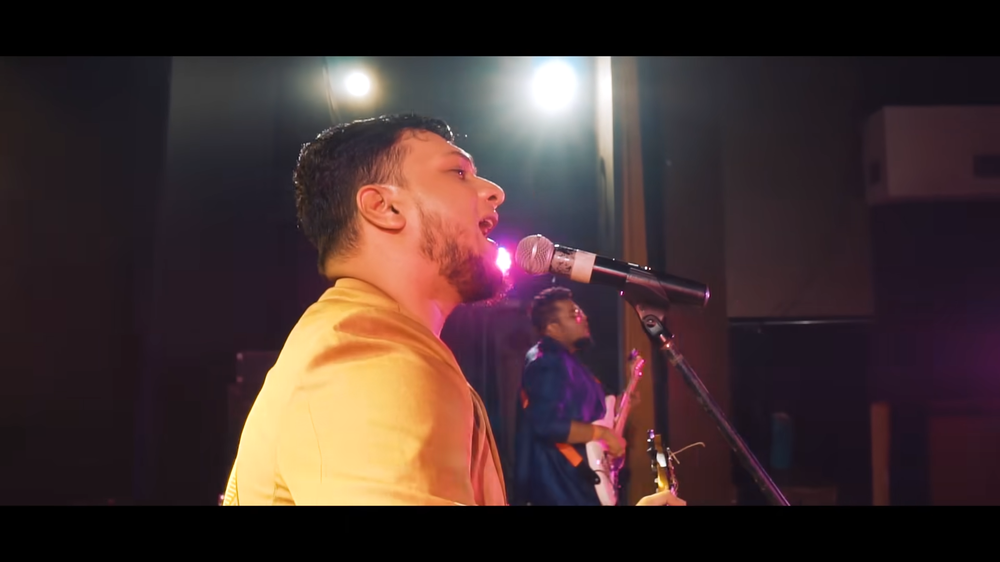
#> input picture image.png, 1000 x 562 px, shrunk from 1920 x 1080 before the run
$ python countours.py
#> lines starting #> are read from the running program, lines starting #| are printed output that depends on the picture; after the words box and inside, x2 and y2 are one past the last pixel; in counts of white or black regions, pixels touching at a corner belong together
import cv2
import numpy as np


img=cv2.imread('image.png')
#> img is the input picture: shape (562, 1000, 3); mean B, G, R 48, 48.6, 66.5

#cv2.imshow("photo",img)

blank=np.zeros(img.shape,dtype="uint8")
cv2.imshow("blank",blank)

gray=cv2.cvtColor(img,cv2.COLOR_BGR2GRAY)
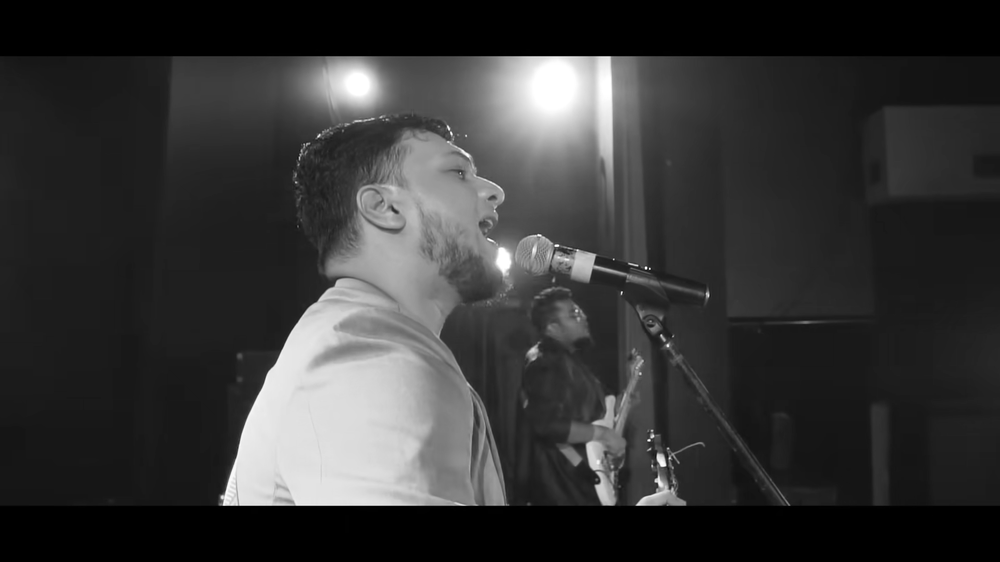
#> gray: shape (562, 1000); min 0, max 255, mean 53.8
cv2.imshow("gray_image",gray)

blur=cv2.GaussianBlur(gray,(5,5),cv2.BORDER_DEFAULT)
cv2.imshow("blur",blur)


canny=cv2.Canny(blur,125,175)
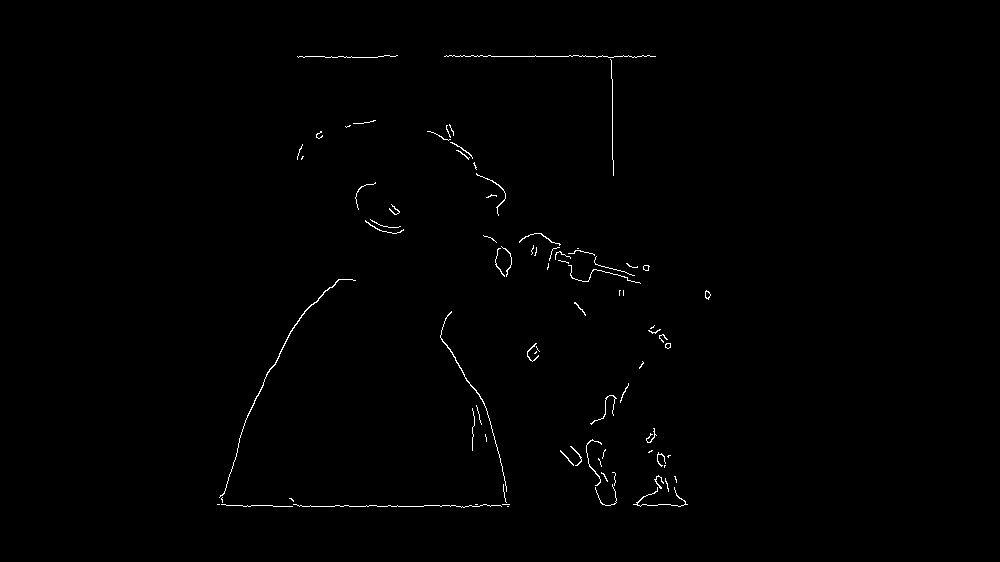
#> canny: shape (562, 1000); 0.56% white in thin lines or dots, all inside (x1, y1, x2, y2) = (217, 55, 711, 508)
cv2.imshow("canny",canny)

contours,hiererchies=cv2.findContours(canny,cv2.RETR_LIST,cv2.CHAIN_APPROX_NONE)
#> contours = 84 contours, 75 with area under 20; largest, box (x1, y1, x2, y2) and area: (219, 279, 356, 498) 86, (440, 311, 507, 492) 46, (705, 290, 711, 300) 30, (643, 265, 650, 271) 24, (705, 291, 711, 299) 24
print(f"{len(contours)}")
#| 84


cv2.drawContours(blank,contours,-1,(0,0,255),1)
cv2.imshow("countours",blank)

cv2.waitKey(0)
cv2.destroyAllWindows()
